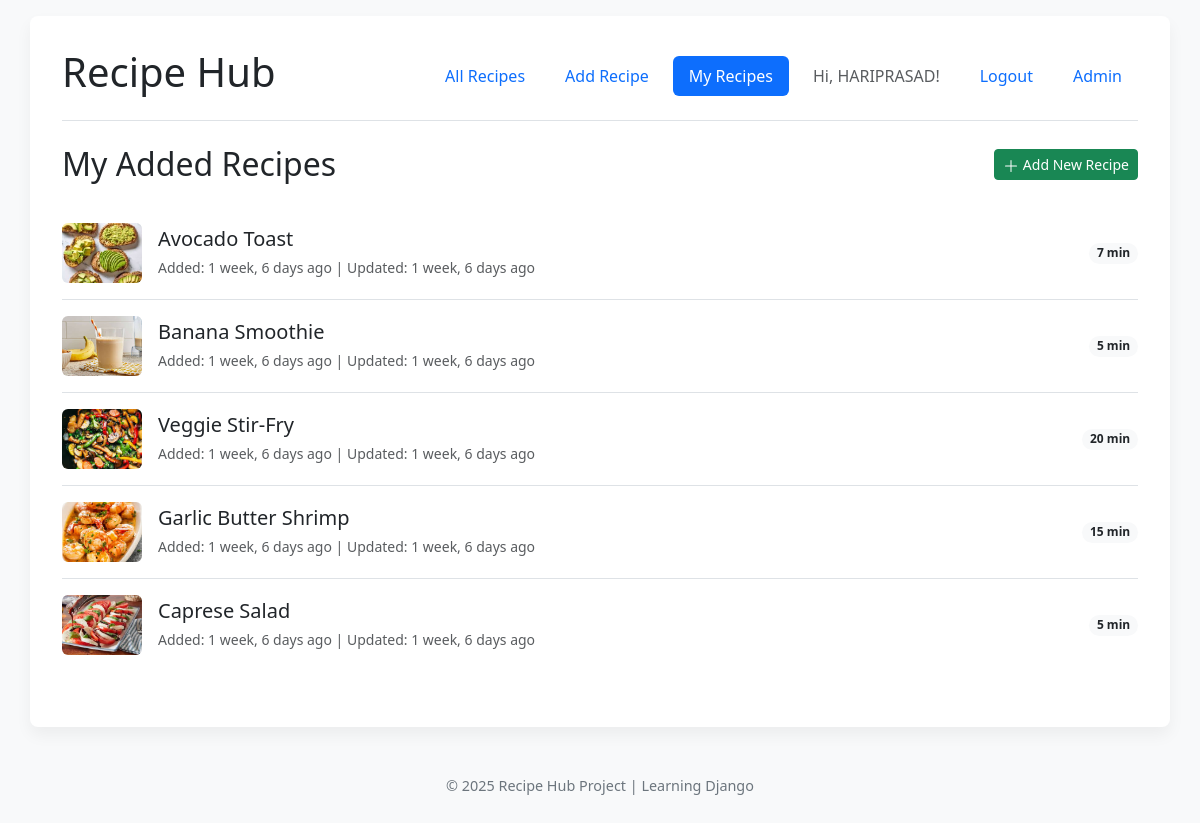
Screenshot of /recipes/my/ (signed in) with the database file from the repository.
### recipes/models.py (models this page shows, shortened)
class Recipe(models.Model):
    title = models.CharField(max_length=200)
    description = models.TextField(blank=True, null=True)
    instructions = models.TextField()
    prep_time = models.PositiveIntegerField(help_text='Preparation time in minutes')
    cook_time = models.PositiveIntegerField(help_text='Cooking time in minutes')
    author = models.ForeignKey(User, on_delete=models.CASCADE)
    created_at = models.DateTimeField(default=timezone.now, editable=False)
    updated_at = models.DateTimeField(auto_now=True)
    image = models.ImageField(upload_to='recipe_images/', blank=True, null=True)
    ingredients = models.TextField(help_text='List ingredients, one per line or separated by commas')
    class Meta:
        ordering = ['-created_at']

### recipes/views.py (the view)
# urls.py: path('my/', views.my_recipes, name='my_recipes'),
@login_required
def my_recipes(request):
    user_recipes = Recipe.objects.filter(author=request.user).order_by('-created_at')
    items_per_page = 10
    paginator = Paginator(user_recipes, items_per_page)
    page_number = request.GET.get('page')
    try:
        recipes_page = paginator.page(page_number)
    except PageNotAnInteger:
        recipes_page = paginator.page(1)
    except EmptyPage:
        recipes_page = paginator.page(paginator.num_pages)
    context = {
        'recipes_page': recipes_page, # Pass Page object
        'page_title': 'My Added Recipes'
    }
    return render(request, 'recipes/my_recipes.html', context)

### templates/recipes/my_recipes.html (shortened to what this page needs)
{% extends "base.html" %}
{% block content %}
    <div class="d-flex justify-content-between align-items-center mb-4">
        <h2 class="mb-0">{{ page_title|default:"My Recipes" }}</h2>
        <a href="{% url 'recipes:add_recipe' %}" class="btn btn-sm btn-success">
            <svg xmlns="http://www.w3.org/2000/svg" width="16" height="16" fill="currentColor" class="bi bi-plus-lg" viewBox="0 0 16 16"><path fill-rule="evenodd" d="M8 2a.5.5 0 0 1 .5.5v5h5a.5.5 0 0 1 0 1h-5v5a.5.5 0 0 1-1 0v-5h-5a.5.5 0 0 1 0-1h5v-5A.5.5 0 0 1 8 2Z"/></svg>
            Add New Recipe
        </a>
    </div>
    {% if recipes_page.object_list %}
        <div class="list-group list-group-flush mb-4">
            {% for recipe in recipes_page.object_list %}
                 <a href="{% url 'recipes:recipe_detail' pk=recipe.pk %}" class="list-group-item list-group-item-action d-flex justify-content-between align-items-center px-0 py-3">
                    <div class="d-flex align-items-center">
                         {% if recipe.image %}
                            <img src="{{ recipe.image.url }}" alt="{{ recipe.title }}" class="rounded me-3" style="width: 80px; height: 60px; object-fit: cover;">
                         {% endif %}
                        <div>
                            <h5 class="mb-1">{{ recipe.title }}</h5>
                            <small class="text-muted">Added: {{ recipe.created_at|timesince }} ago | Updated: {{ recipe.updated_at|timesince}} ago</small>
                        </div>
                    </div>
                    <span class="badge bg-light text-dark rounded-pill ms-3">{{ recipe.prep_time|add:recipe.cook_time }} min</span>
                </a>
            {% endfor %}
        </div>
    {% else %}
        <div class="alert alert-secondary text-center">
            You haven't added any recipes yet.
            <a href="{% url 'recipes:add_recipe' %}" class="alert-link">Add your first recipe!</a>
        </div>
    {% endif %}
{% endblock %}

### templates/base.html (shortened to what this page needs)
<!DOCTYPE html>
{% load static %}
<html lang="en">
<head>
    <link href="https://cdn.jsdelivr.net/npm/bootstrap@5.3.2/dist/css/bootstrap.min.css" rel="stylesheet">
</head>
<body>
    <div class="container">
        <header class="mb-4 border-bottom pb-3">
            <div class="d-flex flex-column flex-md-row justify-content-between align-items-center">
                <h1><a href="{% url 'home' %}" class="text-dark text-decoration-none mb-2 mb-md-0">Recipe Hub</a></h1>
                <nav class="nav nav-pills flex-wrap justify-content-center">
                    <a class="nav-link {% if request.resolver_match.view_name == 'recipes:recipe_list' or request.resolver_match.view_name == 'home' %}active{% endif %}" href="{% url 'recipes:recipe_list' %}">All Recipes</a>
                    {% if user.is_authenticated %}
                        <a class="nav-link {% if request.resolver_match.url_name == 'add_recipe' %}active{% endif %}" href="{% url 'recipes:add_recipe' %}">Add Recipe</a>
                        <a class="nav-link {% if request.resolver_match.url_name == 'my_recipes' %}active{% endif %}" href="{% url 'recipes:my_recipes' %}">My Recipes</a>
                        <span class="nav-link disabled">Hi, {{ user.get_short_name|default:user.username }}!</span>
                        <form id="logout-form" method="post" action="{% url 'logout' %}" class="d-inline">
                            <button type="submit" class="nav-link btn btn-link" style="vertical-align: baseline;">Logout</button>
                        </form>
                    {% else %}
                        <a class="nav-link {% if request.resolver_match.view_name == 'login' %}active{% endif %}" href="{% url 'login' %}">Login</a>
                        <a class="nav-link {% if request.resolver_match.view_name == 'signup' %}active{% endif %}" href="{% url 'signup' %}">Register</a>
                    {% endif %}
                     <a class="nav-link" href="{% url 'admin:index' %}">Admin</a>
                </nav>
            </div>
        </header>
        <main>
            {% block content %}{% endblock %}
        </main>
    </div>
    <footer>
        <p>© {% now "Y" %} Recipe Hub Project | Learning Django</p>
    </footer>
</body>
</html>

### templates/base.html (style rules this page uses)
body { padding-top: 1rem; padding-bottom: 1rem; min-height: 100vh; display: flex; flex-direction: column; background-color: #f8f9fa; }
.container { flex: 1; background-color: #ffffff; padding: 2rem; border-radius: 0.5rem; box-shadow: 0 0.5rem 1rem rgba(0,0,0,.05); }
footer { margin-top: 2rem; text-align: center; font-size: 0.9em; color: #6c757d; padding: 1rem 0; }
#logout-form .btn-link { color: var(--bs-nav-link-color); padding: var(--bs-nav-link-padding-y) var(--bs-nav-link-padding-x); text-decoration: none; }
.nav-pills { gap: 0.5rem; }
header h1 a { transition: color 0.2s ease-in-out; }

### rows the page displays
Recipe: image (picture), title "Avocado Toast", created_at "1 week, 6 days", updated_at "1 week, 6 days", prep_time|add "7"
Recipe: image (picture), title "Banana Smoothie", created_at "1 week, 6 days", updated_at "1 week, 6 days", prep_time|add "5"
Recipe: image (picture), title "Veggie Stir-Fry", created_at "1 week, 6 days", updated_at "1 week, 6 days", prep_time|add "20"
Recipe: image (picture), title "Garlic Butter Shrimp", created_at "1 week, 6 days", updated_at "1 week, 6 days", prep_time|add "15"
Recipe: image (picture), title "Caprese Salad", created_at "1 week, 6 days", updated_at "1 week, 6 days", prep_time|add "5"

### other values shown
{{ user.get_short_name|default:user.username }} "HARIPRASAD"
{{ page_title|default:"My Recipes" }} "My Added Recipes"
